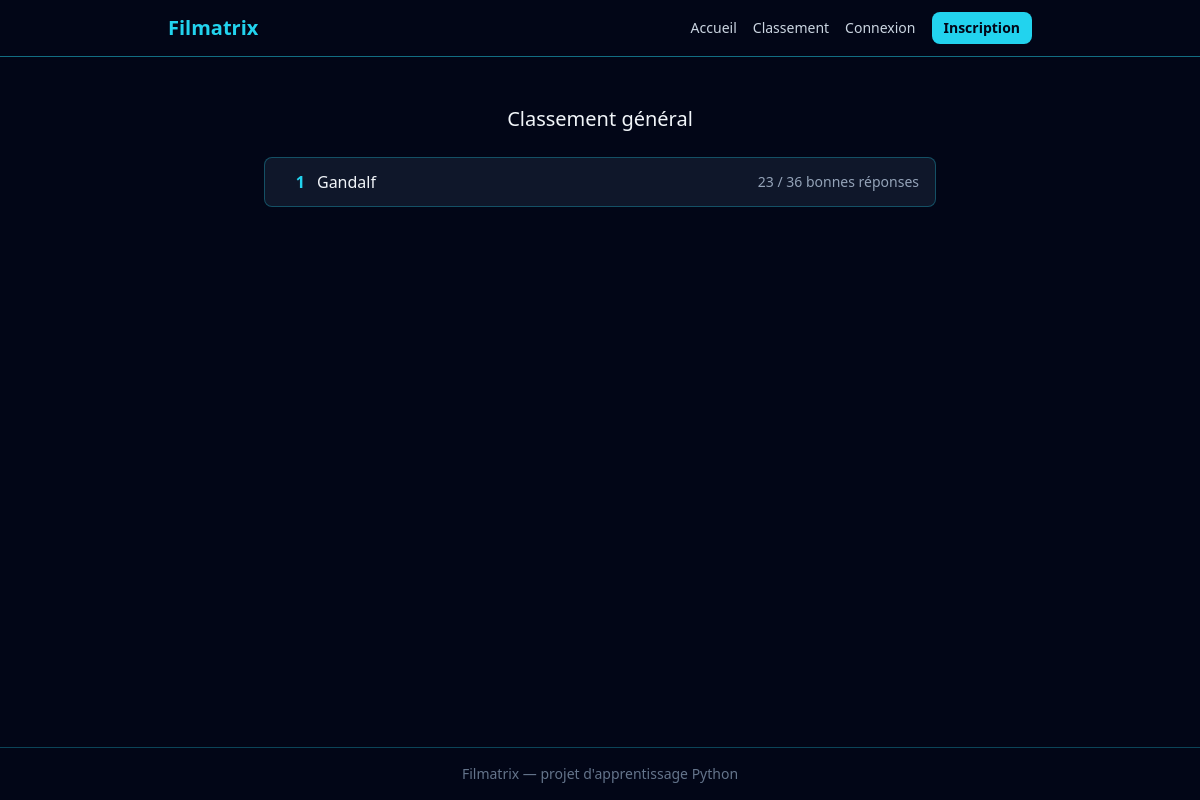
Page /classement on the earlier database version.
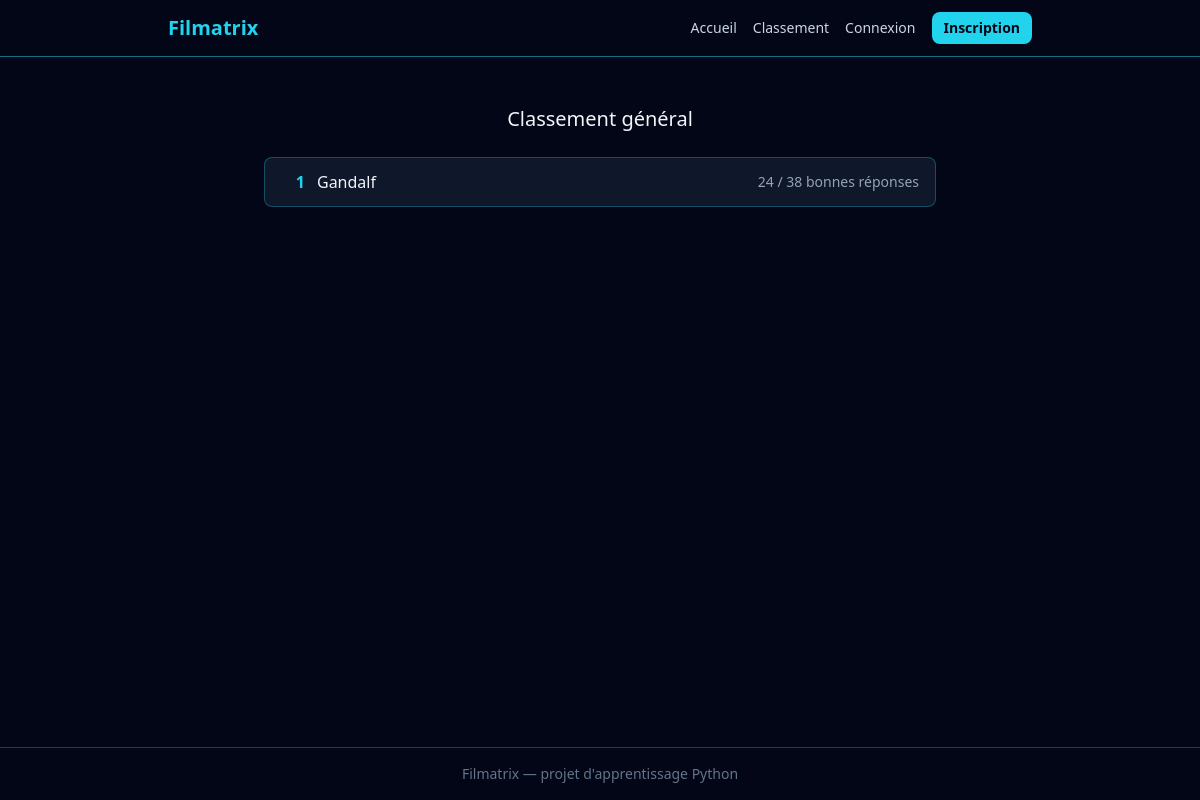
Same page on the later database version.
### src/models.py (models this page shows, shortened)
class User(db.Model, UserMixin):
    __tablename__ = "users"
    id = db.Column(db.Integer, primary_key=True)
    username = db.Column(db.String(50), unique=True, nullable=False)
    email = db.Column(db.String(120), unique=True, nullable=False)
    password_hash = db.Column(db.String(255), nullable=False)
    total_xp = db.Column(db.Integer, nullable=False, default=0)

### app.py (the view)
    @app.route("/classement")
    def leaderboard() -> str:
        results = (
            db.session.query(
                User.username,
                func.count(Attempt.id).label("total"),
                func.sum(db.case((Attempt.is_correct, 1), else_=0)).label("correct"),
            )
            .join(Attempt, Attempt.user_id == User.id)
            .group_by(User.id)
            .order_by(func.sum(db.case((Attempt.is_correct, 1), else_=0)).desc())
            .all()
        )
        return render_template("classement.html", results=results)

### templates/classement.html
{% extends "base.html" %}
{% block content %}
<div class="max-w-2xl mx-auto mt-8">
    <h2 class="text-xl mb-6 text-center">Classement général</h2>
    {% if results %}
    <div class="flex flex-col gap-2">
        {% for result in results %}
        <div class="flex items-center justify-between bg-slate-900 border border-cyan-400/30 rounded-lg px-4 py-3">
            <div class="flex items-center gap-3">
                <span class="text-cyan-400 font-bold w-6 text-right">{{ loop.index }}</span>
                <span>{{ result.username }}</span>
            </div>
            <span class="text-slate-400 text-sm">
                {{ result.correct }} / {{ result.total }} bonnes réponses
            </span>
        </div>
        {% endfor %}
    </div>
    {% else %}
    <p class="text-slate-500 text-center">Aucune partie jouée pour le moment.</p>
    {% endif %}
</div>
{% endblock %}

### templates/base.html (shortened to what this page needs)
<!DOCTYPE html>
<html lang="fr">
<head>
    <link rel="stylesheet" href="{{ url_for('static', filename='css/output.css') }}">
</head>
<body class="bg-slate-950 text-slate-100 min-h-screen flex flex-col">
    <header class="border-b border-cyan-400/50">
    <nav class="max-w-4xl mx-auto px-4 py-3">
        <div class="flex items-center justify-between">
            <a href="{{ url_for('home') }}" class="text-xl font-bold text-cyan-400">
                Filmatrix
            </a>
            <div class="flex items-center gap-4">
                <div class="hidden md:flex items-center gap-4 text-sm">
                    <a href="{{ url_for('home') }}" class="text-slate-300 hover:text-cyan-400 transition">Accueil</a>
                    <a href="{{ url_for('leaderboard') }}" class="text-slate-300 hover:text-cyan-400 transition">Classement</a>
                    {% if current_user.is_authenticated %}
                        <a href="{{ url_for('profile') }}" class="text-slate-300 hover:text-cyan-400 transition">Mon profil</a>
                        <a href="{{ url_for('logout') }}" class="text-slate-300 hover:text-cyan-400 transition">Déconnexion</a>
                    {% else %}
                        <a href="{{ url_for('login') }}" class="text-slate-300 hover:text-cyan-400 transition">Connexion</a>
                        <a href="{{ url_for('register') }}" class="bg-cyan-400 hover:bg-cyan-300 text-slate-950 font-bold px-3 py-1.5 rounded-lg transition">Inscription</a>
                    {% endif %}
                </div>
            </div>
        </div>
    </nav>
</header>
    <main class="flex-1 p-4">
        {% block content %}{% endblock %}
    </main>
    <footer class="border-t border-cyan-400/30 text-center text-slate-500 text-sm py-4">
        Filmatrix — projet d'apprentissage Python
    </footer>
</body>
</html>

Differences in the rows shown:
changed User "Gandalf": correct "23" → "24"; total "36" → "38"
